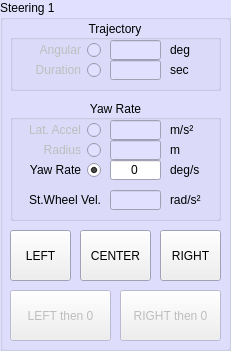
  <widget class="QGroupBox" name="Angular_1">
   <property name="geometry">
    <rect>
     <x>10</x>
     <y>230</y>
     <width>231</width>
     <height>351</height>
    </rect>
   </property>
   <property name="palette">
    <palette>
     <active>
      <colorrole role="Base">
       <brush brushstyle="SolidPattern">
        <color alpha="255">
         <red>255</red>
         <green>255</green>
         <blue>255</blue>
        </color>
       </brush>
      </colorrole>
      <colorrole role="Window">
       <brush brushstyle="SolidPattern">
        <color alpha="255">
         <red>225</red>
         <green>225</green>
         <blue>255</blue>
        </color>
       </brush>
      </colorrole>
     </active>
     <inactive>
      <colorrole role="Base">
       <brush brushstyle="SolidPattern">
        <color alpha="255">
         <red>255</red>
         <green>255</green>
         <blue>255</blue>
        </color>
       </brush>
      </colorrole>
      <colorrole role="Window">
       <brush brushstyle="SolidPattern">
        <color alpha="255">
         <red>225</red>
         <green>225</green>
         <blue>255</blue>
        </color>
       </brush>
      </colorrole>
     </inactive>
     <disabled>
      <colorrole role="Base">
       <brush brushstyle="SolidPattern">
        <color alpha="255">
         <red>225</red>
         <green>225</green>
         <blue>255</blue>
        </color>
       </brush>
      </colorrole>
      <colorrole role="Window">
       <brush brushstyle="SolidPattern">
        <color alpha="255">
         <red>225</red>
         <green>225</green>
         <blue>255</blue>
        </color>
       </brush>
      </colorrole>
     </disabled>
    </palette>
   </property>
   <property name="autoFillBackground">
    <bool>true</bool>
   </property>
   <property name="title">
    <string>Steering 1</string>
   </property>
   <widget class="QGroupBox" name="groupBox_3">
    <property name="geometry">
     <rect>
      <x>10</x>
      <y>20</y>
      <width>211</width>
      <height>71</height>
     </rect>
    </property>
    <property name="title">
     <string>Trajectory</string>
    </property>
    <property name="alignment">
     <set>Qt::AlignCenter</set>
    </property>
    <widget class="QRadioButton" name="radioButton_Angular1Param1_1">
     <property name="enabled">
      <bool>false</bool>
     </property>
     <property name="geometry">
      <rect>
       <x>0</x>
       <y>20</y>
       <width>91</width>
       <height>20</height>
      </rect>
     </property>
     <property name="layoutDirection">
      <enum>Qt::RightToLeft</enum>
     </property>
     <property name="text">
      <string>Angular</string>
     </property>
    </widget>
    <widget class="QRadioButton" name="radioButton_Angular1Param1_2">
     <property name="enabled">
      <bool>false</bool>
     </property>
     <property name="geometry">
      <rect>
       <x>0</x>
       <y>40</y>
       <width>91</width>
       <height>20</height>
      </rect>
     </property>
     <property name="layoutDirection">
      <enum>Qt::RightToLeft</enum>
     </property>
     <property name="text">
      <string>Duration</string>
     </property>
    </widget>
    <widget class="QLineEdit" name="SteeringAngular_1">
     <property name="enabled">
      <bool>false</bool>
     </property>
     <property name="geometry">
      <rect>
       <x>100</x>
       <y>20</y>
       <width>51</width>
       <height>20</height>
      </rect>
     </property>
     <property name="alignment">
      <set>Qt::AlignCenter</set>
     </property>
    </widget>
    <widget class="QLineEdit" name="SteeringDuration_1">
     <property name="enabled">
      <bool>false</bool>
     </property>
     <property name="geometry">
      <rect>
       <x>100</x>
       <y>40</y>
       <width>51</width>
       <height>20</height>
      </rect>
     </property>
     <property name="alignment">
      <set>Qt::AlignCenter</set>
     </property>
    </widget>
    <widget class="QLabel" name="label_23">
     <property name="geometry">
      <rect>
       <x>160</x>
       <y>20</y>
       <width>41</width>
       <height>20</height>
      </rect>
     </property>
     <property name="text">
      <string>deg</string>
     </property>
     <property name="alignment">
      <set>Qt::AlignLeading|Qt::AlignLeft|Qt::AlignVCenter</set>
     </property>
     <property name="margin">
      <number>0</number>
     </property>
    </widget>
    <widget class="QLabel" name="label_24">
     <property name="geometry">
      <rect>
       <x>160</x>
       <y>40</y>
       <width>41</width>
       <height>20</height>
      </rect>
     </property>
     <property name="text">
      <string>sec</string>
     </property>
     <property name="alignment">
      <set>Qt::AlignLeading|Qt::AlignLeft|Qt::AlignVCenter</set>
     </property>
     <property name="margin">
      <number>0</number>
     </property>
    </widget>
   </widget>
   <widget class="QGroupBox" name="groupBox_4">
    <property name="geometry">
     <rect>
      <x>10</x>
      <y>100</y>
      <width>211</width>
      <height>121</height>
     </rect>
    </property>
    <property name="title">
     <string>Yaw Rate</string>
    </property>
    <property name="alignment">
     <set>Qt::AlignCenter</set>
    </property>
    <widget class="QRadioButton" name="radioButton_SteeringLatAccel_1">
     <property name="enabled">
      <bool>false</bool>
     </property>
     <property name="geometry">
      <rect>
       <x>0</x>
       <y>20</y>
       <width>91</width>
       <height>20</height>
      </rect>
     </property>
     <property name="layoutDirection">
      <enum>Qt::RightToLeft</enum>
     </property>
     <property name="text">
      <string>Lat. Accel</string>
     </property>
     <property name="checkable">
      <bool>true</bool>
     </property>
    </widget>
    <widget class="QRadioButton" name="radioButton_SteeringRadius_1">
     <property name="enabled">
      <bool>false</bool>
     </property>
     <property name="geometry">
      <rect>
       <x>0</x>
       <y>40</y>
       <width>91</width>
       <height>20</height>
      </rect>
     </property>
     <property name="layoutDirection">
      <enum>Qt::RightToLeft</enum>
     </property>
     <property name="text">
      <string>Radius</string>
     </property>
     <property name="checkable">
      <bool>true</bool>
     </property>
    </widget>
    <widget class="QLineEdit" name="SteeringRadius_1">
     <property name="enabled">
      <bool>false</bool>
     </property>
     <property name="geometry">
      <rect>
       <x>100</x>
       <y>40</y>
       <width>51</width>
       <height>20</height>
      </rect>
     </property>
     <property name="alignment">
      <set>Qt::AlignCenter</set>
     </property>
    </widget>
    <widget class="QRadioButton" name="radioButton_SteeringYawRate_1">
     <property name="geometry">
      <rect>
       <x>0</x>
       <y>60</y>
       <width>91</width>
       <height>20</height>
      </rect>
     </property>
     <property name="layoutDirection">
      <enum>Qt::RightToLeft</enum>
     </property>
     <property name="text">
      <string>Yaw Rate</string>
     </property>
     <property name="checked">
      <bool>true</bool>
     </property>
    </widget>
    <widget class="QLineEdit" name="SteeringLateralAccel_1">
     <property name="enabled">
      <bool>false</bool>
     </property>
     <property name="geometry">
      <rect>
       <x>100</x>
       <y>20</y>
       <width>51</width>
       <height>20</height>
      </rect>
     </property>
     <property name="alignment">
      <set>Qt::AlignCenter</set>
     </property>
    </widget>
    <widget class="QLineEdit" name="SteeringYawRate_deg_1">
     <property name="geometry">
      <rect>
       <x>100</x>
       <y>60</y>
       <width>51</width>
       <height>20</height>
      </rect>
     </property>
     <property name="text">
      <string>0</string>
     </property>
     <property name="alignment">
      <set>Qt::AlignCenter</set>
     </property>
    </widget>
    <widget class="QLabel" name="label_25">
     <property name="geometry">
      <rect>
       <x>160</x>
       <y>60</y>
       <width>41</width>
       <height>20</height>
      </rect>
     </property>
     <property name="text">
      <string>deg/s</string>
     </property>
     <property name="alignment">
      <set>Qt::AlignLeading|Qt::AlignLeft|Qt::AlignVCenter</set>
     </property>
     <property name="margin">
      <number>0</number>
     </property>
    </widget>
    <widget class="QLabel" name="label_26">
     <property name="geometry">
      <rect>
       <x>160</x>
       <y>20</y>
       <width>41</width>
       <height>20</height>
      </rect>
     </property>
     <property name="text">
      <string>m/s²</string>
     </property>
     <property name="alignment">
      <set>Qt::AlignLeading|Qt::AlignLeft|Qt::AlignVCenter</set>
     </property>
     <property name="margin">
      <number>0</number>
     </property>
    </widget>
    <widget class="QLabel" name="label_27">
     <property name="geometry">
      <rect>
       <x>160</x>
       <y>40</y>
       <width>41</width>
       <height>20</height>
      </rect>
     </property>
     <property name="text">
      <string>m</string>
     </property>
     <property name="alignment">
      <set>Qt::AlignLeading|Qt::AlignLeft|Qt::AlignVCenter</set>
     </property>
     <property name="margin">
      <number>0</number>
     </property>
    </widget>
    <widget class="QLineEdit" name="SteeringWheelAngleVelocity_1">
     <property name="enabled">
      <bool>false</bool>
     </property>
     <property name="geometry">
      <rect>
       <x>100</x>
       <y>90</y>
       <width>51</width>
       <height>20</height>
      </rect>
     </property>
     <property name="text">
      <string/>
     </property>
     <property name="alignment">
      <set>Qt::AlignCenter</set>
     </property>
    </widget>
    <widget class="QLabel" name="label_38">
     <property name="geometry">
      <rect>
       <x>160</x>
       <y>90</y>
       <width>41</width>
       <height>20</height>
      </rect>
     </property>
     <property name="text">
      <string>rad/s²</string>
     </property>
     <property name="alignment">
      <set>Qt::AlignLeading|Qt::AlignLeft|Qt::AlignVCenter</set>
     </property>
     <property name="margin">
      <number>0</number>
     </property>
    </widget>
    <widget class="QLabel" name="label_SteeringWheelAngleVelocity_1">
     <property name="geometry">
      <rect>
       <x>0</x>
       <y>90</y>
       <width>91</width>
       <height>20</height>
      </rect>
     </property>
     <property name="text">
      <string>St.Wheel Vel.</string>
     </property>
     <property name="alignment">
      <set>Qt::AlignRight|Qt::AlignTrailing|Qt::AlignVCenter</set>
     </property>
     <property name="margin">
      <number>0</number>
     </property>
    </widget>
   </widget>
   <widget class="QPushButton" name="pushButton_SteeringLeft_1">
    <property name="geometry">
     <rect>
      <x>10</x>
      <y>230</y>
      <width>61</width>
      <height>51</height>
     </rect>
    </property>
    <property name="text">
     <string>LEFT</string>
    </property>
   </widget>
   <widget class="QPushButton" name="pushButton_SteeringRight_1">
    <property name="geometry">
     <rect>
      <x>160</x>
      <y>230</y>
      <width>61</width>
      <height>51</height>
     </rect>
    </property>
    <property name="text">
     <string>RIGHT</string>
    </property>
   </widget>
   <widget class="QPushButton" name="pushButton_SteeringCenter_1">
    <property name="geometry">
     <rect>
      <x>80</x>
      <y>230</y>
      <width>71</width>
      <height>51</height>
     </rect>
    </property>
    <property name="text">
     <string>CENTER</string>
    </property>
   </widget>
   <widget class="QPushButton" name="pushButton_SteeringLeftThen0_1">
    <property name="enabled">
     <bool>false</bool>
    </property>
    <property name="geometry">
     <rect>
      <x>10</x>
      <y>290</y>
      <width>101</width>
      <height>51</height>
     </rect>
    </property>
    <property name="text">
     <string>LEFT then 0</string>
    </property>
   </widget>
   <widget class="QPushButton" name="pushButton_SteeringRightThen0_1">
    <property name="enabled">
     <bool>false</bool>
    </property>
    <property name="geometry">
     <rect>
      <x>120</x>
      <y>290</y>
      <width>101</width>
      <height>51</height>
     </rect>
    </property>
    <property name="text">
     <string>RIGHT then 0</string>
    </property>
   </widget>
  </widget>
